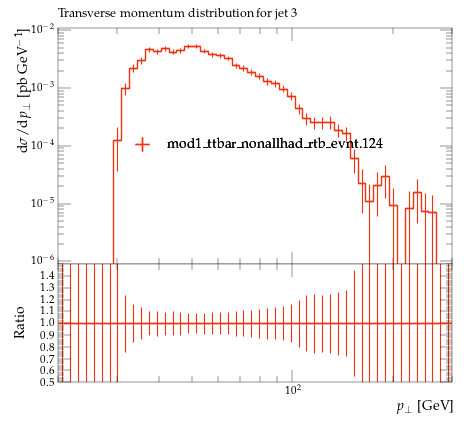

Reproduce this figure in Python.
#! /usr/bin/env python

# This Python script was auto-generated using YODA v2.0.2.
# Analysis object: /MC_TTBAR/onelep_jet_3_pT
# Timestamp: 07-08-2026 (10:19:45)

import matplotlib as mpl
import matplotlib.pyplot as plt
mpl.use('Agg') # comment out for interactive use
import os
import numpy as np

plotDir = os.path.split(os.path.realpath(__file__))[0]
if 'YODA_USER_PLOT_PATH' in globals():
    plot_outdir = globals()['YODA_USER_PLOT_PATH']
else:
    plot_outdir = plotDir

#plot style
plt.style.use(os.path.join(plotDir, '../default.mplstyle'))
# plot metadata
figW, figH = plt.rcParams['figure.figsize']
ax_xLabel = r'$p_\perp$ [GeV]'
ax_yLabel = r'$\mathrm{d}\sigma/\mathrm{d}p_\perp$ [pb GeV$^{-1}$]'
ax_title  = r'Transverse momentum distribution for jet 3'
ax_xScale = 'log'
ax_yScale = 'log'
xLims = (20.0, 300.0)
yLims = (9e-07, 0.011000000000000001)

# TeX-friendly labels for the legend
labels = {
    'legend' : ([ r"mod1\_ttbar\_nonallhad\_rtb\_evnt.124" ], r""),
}

# Adjust canvas width and height
canvasW = 10.0
canvasH = 9.0
figW *= canvasW/10.
figH *= canvasH/9.

# Create figure and axis objects
fig, (ax, ratio0_ax) = plt.subplots(2, 1, sharex=True,
                  figsize=(figW,figH), gridspec_kw={'height_ratios': (6.0, 3.0)})

# Set figure margins
plt.subplots_adjust(
    left   = 1.0 * plt.rcParams['figure.subplot.left'],
    right  = 1.0 * plt.rcParams['figure.subplot.right'],
    top    = 1.0 * plt.rcParams['figure.subplot.top'],
    bottom = 1.0 * plt.rcParams['figure.subplot.bottom'])

ratio0_ax.yaxis.set_major_locator(mpl.ticker.MultipleLocator(0.1))
ratio0_ax.set_ylim(0.5, 1.4999)
ratio0_ax.set_ylabel('Ratio')

# the numerical data is stored in a separate file
dataf = dict()
prefix = os.path.split(__file__)[0]
if prefix:    prefix = prefix + '/'
exec(open(prefix+'onelep_jet_3_pT__data.py').read(), dataf)


legend_handles = dict() # keep track of handles for the legend

# style options for curves
# starts at zorder>=5 to draw curve on top of legend
styles = {
  'mod1_ttbar_nonallhad_rtb_evnt.124.yoda.gz': {
    'color' : '#EE3311',
    'linestyle' : '-',
    'linewidth' : 1,
    'marker' : 'none',
    'markersize' : 2,
    'capsize' : 0.0,
    'zorder' : 5,
    'histstyle' : 1,
    'drawstyle' : 'steps-pre',
    'xerrorbars' : 1,
    'yerrorbars' : 1,
    'fillcolor' : None,
    'fillopacity' : 1.0,
    'ratio0_linestyle' : '-',
    'ratio0_linewidth' : 1,
    'ratio0_marker' : 'none',
    'ratio0_markersize' : 2,
    'ratio0_capsize' : 0.0,
    'ratio0_zorder' : 5,
    'ratio0_histstyle' : 1,
    'ratio0_drawstyle' : 'steps-pre',
    'ratio0_xerrorbars' : 1,
    'ratio0_yerrorbars' : 1,
  },
}

# curve from input yoda files in main panel
for label, yvals in dataf['yvals'].items():
    if all(np.isnan(v) for v in dataf['yvals'][label]):
        continue
    tmp = None
    if styles[label]['histstyle']: # draw as histogram
        xpos = dataf['xedges'][label] if styles[label]['drawstyle'] else dataf['xpoints'][label]
        ypos = np.insert(yvals, 0, yvals[0]) if styles[label]['drawstyle'] else yvals
        if styles[label]['fillcolor']: # fill area below curve
            ax.fill_between(xpos, ypos, step='pre',
                            color=styles[label]['fillcolor'],
                            alpha=styles[label]['fillopacity'])
        tmp, = ax.plot(xpos, ypos,
                       color=styles[label]['color'],
                       linestyle=styles[label]['linestyle'],
                       linewidth=styles[label]['linewidth'],
                       drawstyle=styles[label]['drawstyle'], solid_joinstyle='miter',
                       zorder=styles[label]['zorder'], label=label)
    tmp = ax.errorbar(dataf['xpoints'][label], yvals,
                      xerr=np.array(dataf['xerrs'][label])*styles[label]['xerrorbars'],
                      yerr=np.array(dataf['yerrs'][label])*styles[label]['yerrorbars'],
                      fmt=styles[label]['marker'], capsize=styles[label]['capsize'],
                      markersize=styles[label]['markersize'],
                      ecolor=styles[label]['color'],
                      color=styles[label]['color'], zorder=styles[label]['zorder'])
    tmp[-1][0].set_linestyle(styles[label]['linestyle'])
    tmp[-1][0].set_linewidth(styles[label]['linewidth'])
    if label in dataf['add_legend_handle']:  legend_handles[label] = tmp
    for varLabel in dataf['variation_yvals'].keys():
        if varLabel.startswith(label):
            tmp, = ax.plot(dataf['xedges'][label], dataf['variation_yvals'][varLabel],
                           color=styles[label]['color'],
                           linestyle=styles[label]['linestyle'],
                           linewidth=styles[label]['linewidth'],
                           drawstyle='steps-pre', solid_joinstyle='miter',
                           zorder=styles[label]['zorder'], alpha=0.5)


# plots on ratio panel
# curve from input yoda files in ratio panel
for label, yvals in dataf['ratio0_yvals'].items():
    if all(np.isnan(v) for v in yvals):
        continue
    if styles[label]['ratio0_histstyle']: # plot as histogram
        xpos = dataf['xedges']['mod1_ttbar_nonallhad_rtb_evnt.124.yoda.gz'] if styles[label]['ratio0_drawstyle'] else dataf['xpoints']['mod1_ttbar_nonallhad_rtb_evnt.124.yoda.gz']
        ypos = np.insert(yvals, 0, yvals[0]) if styles[label]['ratio0_drawstyle'] else yvals
        ratio0_ax.plot(xpos, ypos,
                       color=styles[label]['color'],
                       linewidth=styles[label]['linewidth'],
                       linestyle=styles[label]['ratio0_linestyle'],
                       drawstyle=styles[label]['ratio0_drawstyle'], zorder=styles[label]['zorder'],
                       solid_joinstyle='miter')
    tmp = ratio0_ax.errorbar(dataf['xpoints']['mod1_ttbar_nonallhad_rtb_evnt.124.yoda.gz'], yvals,
                             xerr=np.array(dataf['ref_xerrs'])*styles[label]['ratio0_xerrorbars'],
                             yerr=np.array(dataf['ratio0_yerrs'][label])*styles[label]['ratio0_yerrorbars'],
                             fmt=styles[label]['ratio0_marker'], capsize=styles[label]['ratio0_capsize'],
                             markersize=styles[label]['ratio0_markersize'],
                             ecolor=styles[label]['color'],
                             color=styles[label]['color'])
    tmp[-1][0].set_linestyle(styles[label]['ratio0_linestyle'])
    tmp[-1][0].set_linewidth(styles[label]['ratio0_linewidth'])

    for varlabel in dataf['ratio0_variation_vals'].keys():
        if varlabel.startswith(label):
            ratio0_ax.plot(dataf['xedges']['mod1_ttbar_nonallhad_rtb_evnt.124.yoda.gz'],
                            dataf['ratio0_variation_vals'][varlabel],
                            color=styles[label]['color'],
                            linestyle=styles[label]['linestyle'],
                            linewidth=styles[label]['linewidth'],
                            drawstyle='steps-pre', solid_joinstyle='miter',
                            zorder=1, alpha=0.5)

legend_items = list(legend_handles.values())
ax.add_artist(ax.legend(legend_items,
                        labels['legend'][0],
                        title=labels['legend'][1],
                        alignment='left',
                        loc='center',
                        bbox_to_anchor=(0.5, 0.5)))

# set plot metadata as defined above
ratio0_ax.set_xlabel(ax_xLabel)
ratio0_ax.xaxis.set_label_coords(1., -0.15)
ax.set_ylabel(ax_yLabel, ha='right', va='top')
ax.yaxis.set_label_coords(-0.11, 1.0)
ax.set_title(ax_title, loc='left')
ax.set_xscale(ax_xScale)
ax.set_yscale(ax_yScale)
ax.set_xlim(xLims)
ax.set_ylim(yLims)

# tick formatting
plt.rcParams['xtick.top'] = True
plt.rcParams['ytick.right'] = True
ax.yaxis.set_major_locator(mpl.ticker.LogLocator(base=10.0, numticks=np.inf))
ax.yaxis.set_minor_locator(mpl.ticker.LogLocator(
                           base=10.0, subs=np.arange(0.1, 1, 0.1), numticks=np.inf))
fig.align_ylabels((ax, ratio0_ax))
plt.savefig(os.path.join(plot_outdir, 'onelep_jet_3_pT.pdf'), format='PDF')
plt.savefig(os.path.join(plot_outdir, 'onelep_jet_3_pT.png'), format='PNG')

plt.close(fig)
